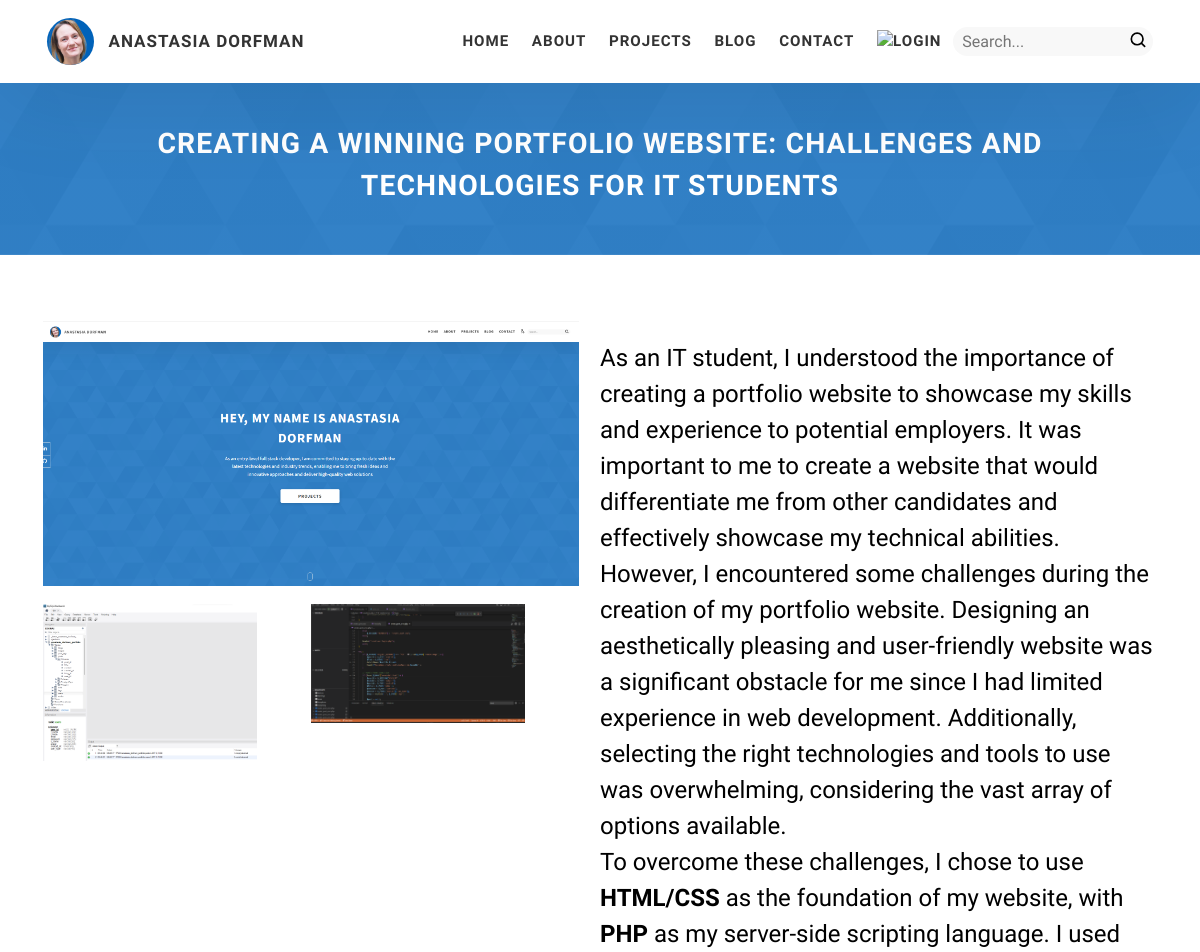
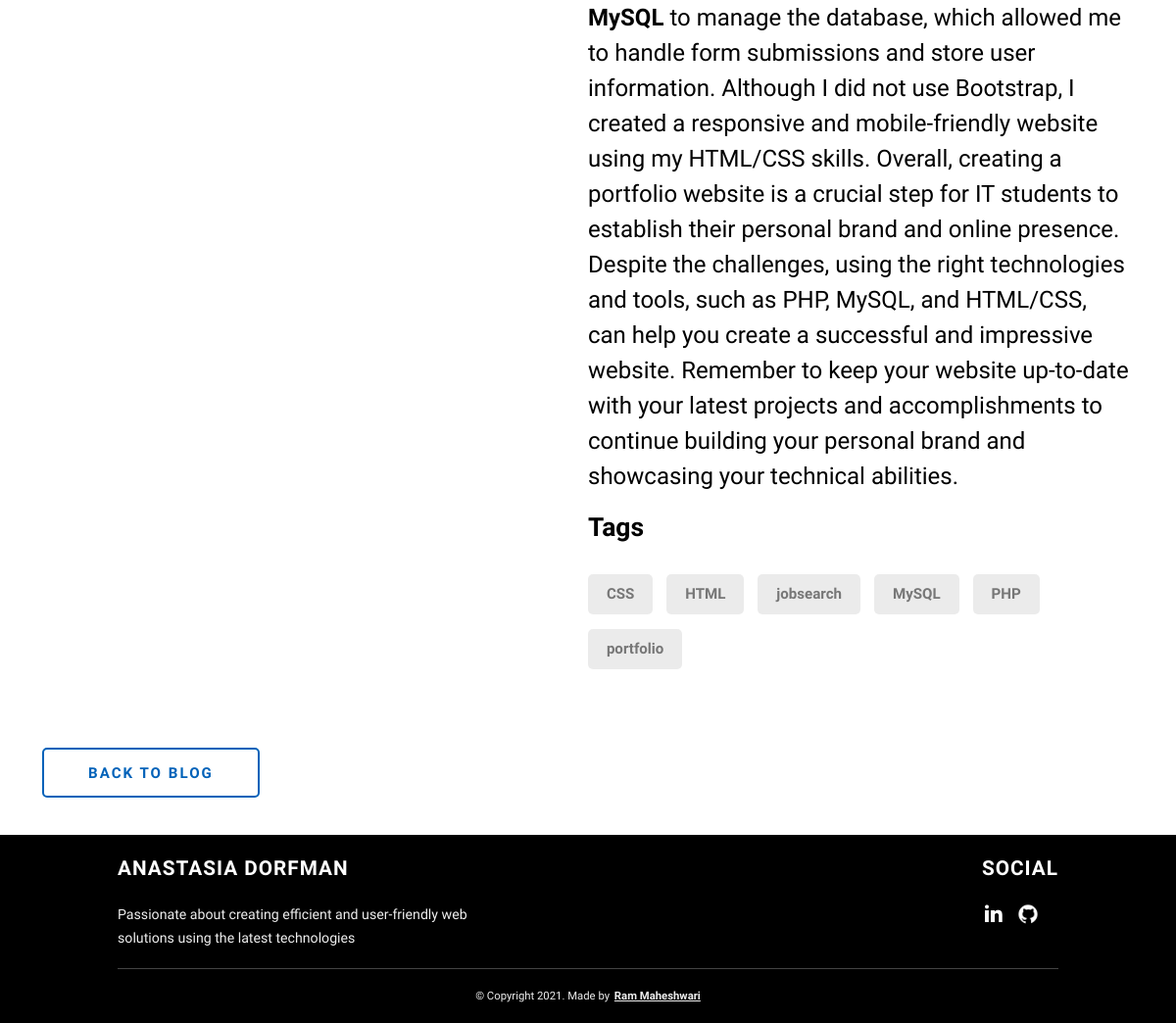
Screenshot of /post.php?post_id=1 with the database file from the repository (2 pictures, top to bottom).
### tables this page shows
CREATE TABLE `posts` (
  `post_id` int(11) NOT NULL AUTO_INCREMENT,
  `title` varchar(255) NOT NULL,
  `content` longtext NOT NULL,
  `created_at` timestamp NOT NULL DEFAULT CURRENT_TIMESTAMP,
  `blog_id` int(11) NOT NULL,
  `user_id` int(11) NOT NULL,
  PRIMARY KEY (`post_id`),
  KEY `FK_posts_idx` (`blog_id`),
  KEY `FK_posts_users_idx` (`user_id`),
  CONSTRAINT `FK_posts` FOREIGN KEY (`blog_id`) REFERENCES `blogs` (`blog_id`) ON DELETE NO ACTION ON UPDATE NO ACTION,
  CONSTRAINT `FK_posts_users` FOREIGN KEY (`user_id`) REFERENCES `users` (`user_id`) ON DELETE CASCADE ON UPDATE CASCADE
);

CREATE TABLE `images` (
  `image_id` int(11) NOT NULL AUTO_INCREMENT,
  `type` varchar(45) NOT NULL DEFAULT 'image',
  `name` varchar(45) DEFAULT NULL,
  `link` varchar(255) NOT NULL,
  `post_id` int(11) DEFAULT NULL,
  `project_id` int(11) DEFAULT NULL,
  PRIMARY KEY (`image_id`),
  KEY `FK_images_posts_idx` (`post_id`),
  KEY `FK_images_projects_idx` (`project_id`),
  CONSTRAINT `FK_images_posts` FOREIGN KEY (`post_id`) REFERENCES `posts` (`post_id`) ON DELETE NO ACTION ON UPDATE NO ACTION,
  CONSTRAINT `FK_images_projects` FOREIGN KEY (`project_id`) REFERENCES `projects` (`id`) ON DELETE NO ACTION ON UPDATE NO ACTION
);

### www/includes/Post.php (called while the page is built, shortened)
<?php
class Post
{
    private $title;
    private $content;
    private $tags = [];
    private $images = [];
    private $avatar = '';
    public function __construct(
        int $userId,
        string $title,
        string $content,
        int $blogId,
        array $tags = null,
        int $postId = null,
        array $images = null,
        string $avatar = null
    ) {
        $this->title = $title;
        $this->content = $content;
        $this->tags = $tags;
        $this->images = $images;
        $this->avatar = $avatar;
    }
    public function getTitle(): string
    {
        return $this->title;
    }
    public function getContent(): string
    {
        return $this->content;
    }
    public function getTags(): array
    {
        return $this->tags;
    }
    public function getImages(): array
    {
        return $this->images;
    }
    public function getAvatar(): string
    {
        return $this->avatar;
    }
    public static function getPostById(int $postId)
    {
        try {
            $tags = self::getTagsByPostId($postId);
            $images = self::getImagesByPostId($postId);
            $avatar = self::getAvatarByPostId($postId);
            $con = $GLOBALS['con'];
            $sql = "SELECT title, content, created_at, blog_id, user_id FROM posts WHERE post_id = ?";
            $stmt = $con->prepare($sql);
            $stmt->bind_param('i', $postId);
            $stmt->execute();
            $result = $stmt->get_result();
            if ($result->num_rows > 0) {
                $row = $result->fetch_assoc();
                return new Post(
                    $row['user_id'],
                    $row['title'],
                    $row['content'],
                    $row['blog_id'],
                    $tags,
                    $postId,
                    $images,
                    $avatar
                );
            } else {
                return null;
            }
        } catch (Exception $ex) {
            setFeedbackAndRedirect($ex->getMessage(), "error");
        }
    }
    private static function getTagsByPostId($postId): array
    {
        try {
            $con = $GLOBALS['con'];
            $sql = "SELECT tag_name FROM post_tags WHERE post_id = $postId";
            $result = $con->query($sql);
            $tags = [];
            while ($row = $result->fetch_assoc()) {
                array_push($tags, $row['tag_name']);
            }
            return $tags;
        } catch (Exception $ex) {
            setFeedbackAndRedirect($ex->getMessage(), "error");
        }
    }
    private static function getAvatarByPostId($postId): string
    {
        try {
            $con = $GLOBALS['con'];
            $sql = "SELECT link FROM images WHERE post_id = $postId AND type = 'avatar'";
            $result = $con->query($sql);
            $numRows = $result->num_rows;
            $avatar = '';
            if ($numRows == 1) {
                $row = $result->fetch_assoc();
                $avatar = $row['link'];
            }
            return $avatar;
        } catch (Exception $ex) {
            setFeedbackAndRedirect($ex->getMessage(), "error");
        }
    }
    private static function getImagesByPostId($postId): array
    {
        try {
            $con = $GLOBALS['con'];
            $sql = "SELECT link FROM images WHERE post_id = $postId AND type = 'image'";
            $result = $con->query($sql);
            $images = [];
            while ($row = $result->fetch_assoc()) {
                array_push($images, $row['link']);
            }
            return $images;
        } catch (Exception $ex) {
            setFeedbackAndRedirect($ex->getMessage(), "error");
        }
    }
}

### www/post.php (the view, shortened to what this page needs)
<?php
include_once "includes/Post.php";
$postId = $_GET['post_id'];
$post = Post::getPostById($postId);
$images = $post->getImages();
$tags = $post->getTags();
?>
<!DOCTYPE html>
<html lang="en">
<head>
    <link rel="stylesheet" href="includes/css/style.css" />
</head>
<body>
    <?php
    include "includes/header.php";
    ?>
    <div class="post">
        <div class="post__title">
            <h1 class="heading-post"><?php echo $post->getTitle() ?></h1>
        </div>
    </div>
    <div class="post__content">
        <div class="post__row">
            <div class="post__col">
                <img src="<?php echo $post->getAvatar() ?>" class="post__avatar"/>
                <div class="post__row">
                    <?php
                    foreach ($images as $i) {
                    ?>
                        <img src="<?php echo $i ?>" class="post__img" />
                    <?php
                    }
                    ?>
                </div>
            </div>
            <div class="post__content-main">
                <p class="project-details__desc-para"><?php echo $post->getContent() ?></p>
                <br>
                <div class="project-details__tools-used">
                    <h3 class="project-details__content-title">Tags</h3>
                    <div class="skills">
                        <?php
                        foreach ($tags as $t) {
                        ?>
                            <div class="skills__skill">
                                <?php echo $t ?>
                            </div>
                        <?php
                        }
                        ?>
                    </div>
                </div>
            </div>
        </div>
        <a href="./blog.php" class="btn btn--med btn--theme-inv btn-back" target="_blank">Back to Blog</a>
    </div>
    <?php
    include "includes/footer.php";
    ?>
</body>
</html>

### www/includes/css/style.css (style rules this page uses)
*, *::after, *::before { margin: 0; padding: 0; box-sizing: inherit; font-family: inherit; }
html { font-size: 62.5%; scroll-behavior: smooth; }
@media only screen and (max-width: 75em) { html { font-size: 59%; } }
body { box-sizing: border-box; position: relative; line-height: 1.5; font-family: sans-serif; overflow-x: hidden; overflow-y: scroll; font-family: 'Source Sans Pro', sans-serif; }
a { text-decoration: none; color: inherit; }
.btn { background: #fff; color: #333; text-transform: uppercase; letter-spacing: 2px; display: inline-block; font-weight: 700; border-radius: 5px; box-shadow: 0 5px 15px 0 rgba(0, 0, 0, 0.15); transition: transform .3s; }
.btn--med { padding: 1.2rem 3rem; font-size: 1.6rem; }
.btn--theme-inv { color: #0062b9; background: #fff; border: 2px solid #0062b9; box-shadow: none; padding: calc(1.5rem - 2px) calc(5rem - 2px); margin-right: 1rem; }
.project-details__content-title { font-weight: 700; font-size: 2.8rem; margin-bottom: 3rem; }
.project-details__desc-para { font-size: 1.8rem; line-height: 1.7; color: grey; margin-bottom: 2rem; }
.project-details__tools-used { margin: 0 0 7rem 0; }
.skills { display: flex; flex-wrap: wrap; }
.skills__skill { padding: 1rem 2rem; margin-bottom: 1.5rem; margin-right: 1.5rem; font-size: 1.6rem; background: rgba(153, 153, 153, 0.2); border-radius: 5px; font-weight: 600; color: #777; }
.heading-post { display: block; font-size: 3rem; text-transform: uppercase; letter-spacing: 1.1px; text-align: center; position: relative; }
.post { color: #fff; background: linear-gradient(to right, rgba(0, 98, 185, 0.8), rgba(0, 98, 185, 0.8)), url(../../assets/svg/common-bg.svg); background-size: cover; background-position: center; position: relative; }
.post__title { padding: 13rem 0 5rem 0; max-width: 100rem; width: 92%; margin: auto; }
.post__content { padding: 7rem 0 4rem 0; width: 96%; margin: auto; }
.post__content-main { width: 96%; }
.post__col { display: flex; flex-direction: column; justify-content: flex-start; margin-left: 2rem; width: 93%; }
.post__row { display: grid; grid-template-columns: 2fr 2fr; }
.post__avatar { width: 100%; margin-bottom: 2rem; max-width: 700px; }
.post__img { max-width: 80%; margin-bottom: 5rem; }
.btn-back { align-self: flex-start; margin-left: 2rem; }

### rows the page displays
posts: title "CREATING A WINNING PORTFOLIO WEBSITE: CHALLENGES AND TECHNOLOGIES FOR IT STUDENTS", content "As an IT student, I understood the importance of creating a portfolio website to showcase my skills and experience to potential employers. It was important to me to create a website that would differentiate me from other candidates and effectively showcase my technical abilities. However, I encountered some challenges during the creation of my portfolio website. Designing an aesthetically pleasing and user-friendly website was a significant obstacle for me since I had limited experience in web development. Additionally, selecting the right technologies and tools to use was overwhelming, considering the vast array of options available. To overcome these challenges, I chose to use HTML/CSS as…"
images: link (picture)

### other values shown
$t "CSS"
$t "HTML"
$t "jobsearch"
$t "MySQL"
$t "PHP"
$t "portfolio"
